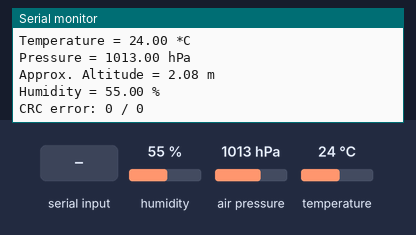
Bench run of a sketch on a simulated Arduino Uno, built with avr-gcc and run on an emulated ATmega328P. Parts: the last lines printed to the serial monitor. Inputs (shaded band) come from the test bench; at power-on: humidity 55 %, air pressure 1013 hPa, temperature 24 °C.

Above: at 1.2 s.
1.3 s: humidity set to 22 %
At 2.6 s:
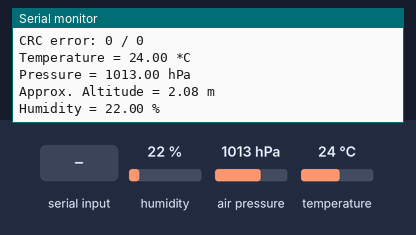
2.8 s: "1" received over the second serial link
8.8 s: air pressure set to 952 hPa
At 10.2 s:
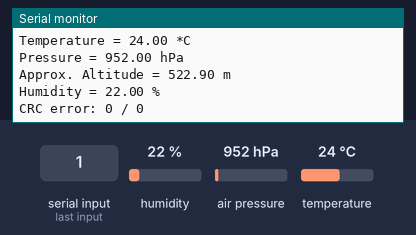
10.3 s: temperature set to 12 °C
At 11.6 s:
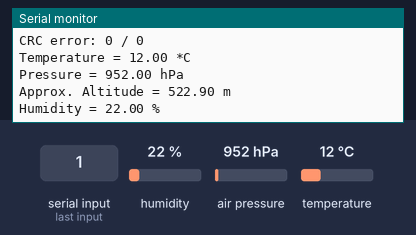

Measured:
- after the input at 1.3 s, the serial monitor: prints a new line after 0.86 s (image 1)
- after the input at 8.8 s, the serial monitor: prints a new line after 0.11 s (image 2)
- after the input at 10.3 s, the serial monitor: prints a new line after 0.63 s (image 3)

The sketch:

bme280.ino
```cpp
#include <Wire.h>
#include <SPI.h>

#include <Adafruit_BME280.h>


#include <SoftwareSerial.h>

SoftwareSerial mySerial(A3, A2); // A0 - к TX сенсора, A1 - к RX

byte cmd[9] = {0xFF, 0x01, 0x86, 0x00, 0x00, 0x00, 0x00, 0x00, 0x79};
unsigned char response[9];


#define SEALEVELPRESSURE_HPA (1013.25)

Adafruit_BME280 bme; // I2C


unsigned long delayTime = 1000;

void setup() {
  Serial.begin(9600);
  Serial.println(F("BME280 test"));

  bool status;

  // default settings
  status = bme.begin(0x76);
  if (!status) {
    Serial.println("Could not find a valid BME280 sensor, check wiring!");
    while (1);
  }

  Serial.println("-- Default Test --");

  Serial.println();

  mySerial.begin(9600);
}


void loop() {
  printValues();
  delay(delayTime);
}


void printValues() {
  Serial.print("Temperature = ");
  Serial.print(bme.readTemperature());
  Serial.println(" *C");

  Serial.print("Pressure = ");

  Serial.print(bme.readPressure() / 100.0F);
  Serial.println(" hPa");

  Serial.print("Approx. Altitude = ");
  Serial.print(bme.readAltitude(SEALEVELPRESSURE_HPA));
  Serial.println(" m");

  Serial.print("Humidity = ");
  Serial.print(bme.readHumidity());
  Serial.println(" %");

  Serial.println();

  mySerial.write(cmd, 9);
  memset(response, 0, 9);
  mySerial.readBytes(response, 9);
  int i;
  byte crc = 0;
  for (i = 1; i < 8; i++) crc += response[i];
  crc = 255 - crc;
  crc++;

  if ( !(response[0] == 0xFF && response[1] == 0x86 && response[8] == crc) ) {
    Serial.println("CRC error: " + String(crc) + " / " + String(response[8]));
  } else {
    unsigned int responseHigh = (unsigned int) response[2];
    unsigned int responseLow = (unsigned int) response[3];
    unsigned int ppm = (256 * responseHigh) + responseLow;
    Serial.println(ppm);
  }

}
```
